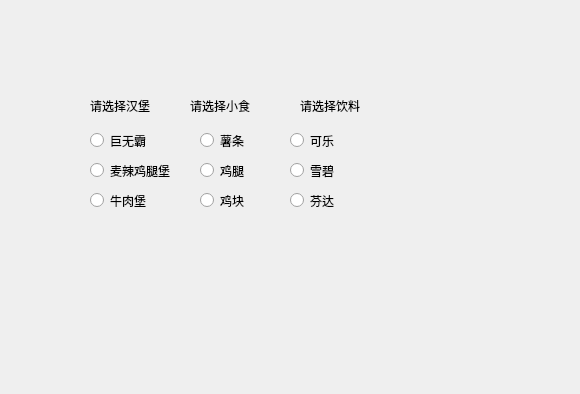
<?xml version="1.0" encoding="UTF-8"?>
<ui version="4.0">
 <class>Widget</class>
 <widget class="QWidget" name="Widget">
  <property name="geometry">
   <rect>
    <x>0</x>
    <y>0</y>
    <width>580</width>
    <height>394</height>
   </rect>
  </property>
  <property name="windowTitle">
   <string>Widget</string>
  </property>
  <widget class="QLabel" name="label">
   <property name="geometry">
    <rect>
     <x>90</x>
     <y>90</y>
     <width>91</width>
     <height>31</height>
    </rect>
   </property>
   <property name="text">
    <string>请选择汉堡</string>
   </property>
  </widget>
  <widget class="QLabel" name="label_2">
   <property name="geometry">
    <rect>
     <x>190</x>
     <y>90</y>
     <width>101</width>
     <height>31</height>
    </rect>
   </property>
   <property name="text">
    <string>请选择小食</string>
   </property>
  </widget>
  <widget class="QLabel" name="label_3">
   <property name="geometry">
    <rect>
     <x>300</x>
     <y>90</y>
     <width>101</width>
     <height>31</height>
    </rect>
   </property>
   <property name="text">
    <string>请选择饮料</string>
   </property>
  </widget>
  <widget class="QRadioButton" name="radioButton">
   <property name="geometry">
    <rect>
     <x>90</x>
     <y>130</y>
     <width>81</width>
     <height>21</height>
    </rect>
   </property>
   <property name="text">
    <string>巨无霸</string>
   </property>
  </widget>
  <widget class="QRadioButton" name="radioButton_2">
   <property name="geometry">
    <rect>
     <x>90</x>
     <y>160</y>
     <width>81</width>
     <height>21</height>
    </rect>
   </property>
   <property name="text">
    <string>麦辣鸡腿堡</string>
   </property>
  </widget>
  <widget class="QRadioButton" name="radioButton_3">
   <property name="geometry">
    <rect>
     <x>90</x>
     <y>190</y>
     <width>81</width>
     <height>21</height>
    </rect>
   </property>
   <property name="text">
    <string>牛肉堡</string>
   </property>
  </widget>
  <widget class="QRadioButton" name="radioButton_4">
   <property name="geometry">
    <rect>
     <x>200</x>
     <y>130</y>
     <width>81</width>
     <height>21</height>
    </rect>
   </property>
   <property name="text">
    <string>薯条</string>
   </property>
  </widget>
  <widget class="QRadioButton" name="radioButton_5">
   <property name="geometry">
    <rect>
     <x>200</x>
     <y>160</y>
     <width>81</width>
     <height>21</height>
    </rect>
   </property>
   <property name="text">
    <string>鸡腿</string>
   </property>
  </widget>
  <widget class="QRadioButton" name="radioButton_6">
   <property name="geometry">
    <rect>
     <x>200</x>
     <y>190</y>
     <width>81</width>
     <height>21</height>
    </rect>
   </property>
   <property name="text">
    <string>鸡块</string>
   </property>
  </widget>
  <widget class="QRadioButton" name="radioButton_7">
   <property name="geometry">
    <rect>
     <x>290</x>
     <y>130</y>
     <width>81</width>
     <height>21</height>
    </rect>
   </property>
   <property name="text">
    <string>可乐</string>
   </property>
  </widget>
  <widget class="QRadioButton" name="radioButton_8">
   <property name="geometry">
    <rect>
     <x>290</x>
     <y>160</y>
     <width>81</width>
     <height>21</height>
    </rect>
   </property>
   <property name="text">
    <string>雪碧</string>
   </property>
  </widget>
  <widget class="QRadioButton" name="radioButton_9">
   <property name="geometry">
    <rect>
     <x>290</x>
     <y>190</y>
     <width>81</width>
     <height>21</height>
    </rect>
   </property>
   <property name="text">
    <string>芬达</string>
   </property>
  </widget>
 </widget>
 <resources/>
 <connections/>
</ui>
